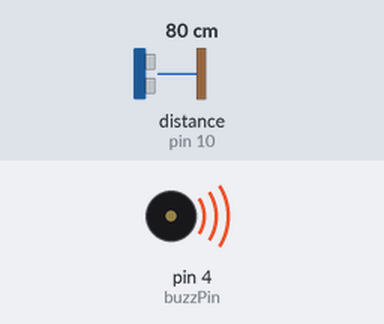
Recording of a sketch running on a simulated Arduino Uno, built with avr-gcc and run on an emulated ATmega328P. On the bench: buzzer (waves = sounding, pin HIGH). Wiring (inferred from the names in the program): ultrasonic range finder: trigger pin 11; echo pin 10. The inputs (shaded band) are chosen by the test bench; at power-on: distance to the obstacle (sensor on pin 10) 80 cm. The echo pulse lasts 58.3 µs per cm; pins used as bus, display or sensor lines are not drawn.

Above: at 1.2 s.
1.3 s: distance to the obstacle (sensor on pin 10) set to 98 cm
2.8 s: distance to the obstacle (sensor on pin 10) set to 106 cm
At 4.0 s:
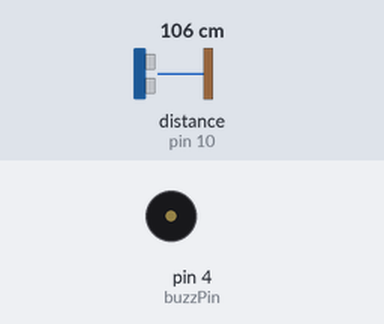
4.5 s: distance to the obstacle (sensor on pin 10) set to 2 cm
At 4.9 s:
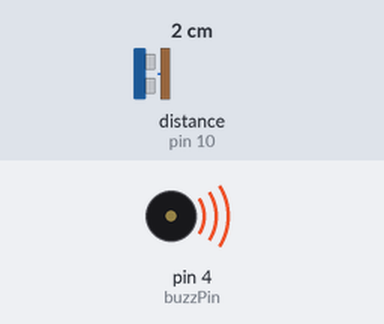
6.0 s: distance to the obstacle (sensor on pin 10) set to 120 cm
At 6.5 s:
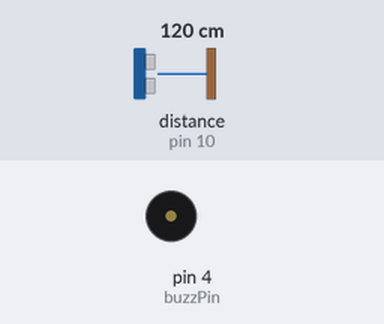
Timing chart, 0 to 8.6 s (numbered marks = the images above; inputs shaded):
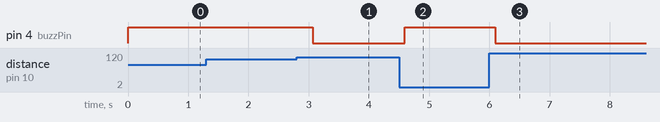

Measured:
- the behaviour switches between 101 and 102 cm on distance to the obstacle (sensor on pin 10) (found by bisection; images 0 and 1)
- after the input at 1.3 s, every drawn part: stays the same
- after the input at 2.8 s, pin 4 (buzzPin): HIGH → LOW after 0.26 s
- after the input at 4.5 s, pin 4 (buzzPin): LOW → HIGH after 0.09 s
- after the input at 6.0 s, pin 4 (buzzPin): HIGH → LOW after 0.10 s

The sketch:

Code.ino
```cpp
const int trigPin = 11;const int echoPin = 10;
const int buzzPin = 4;
//const int led = 2;
int duration;
float distance;
void setup()
{
pinMode(trigPin, OUTPUT);
pinMode(echoPin, INPUT);
pinMode(buzzPin, OUTPUT);
//pinMode(led, OUTPUT);
}
void loop()
{
digitalWrite(trigPin, LOW);
delayMicroseconds(2);
digitalWrite(trigPin, HIGH);
delayMicroseconds(10);
digitalWrite(trigPin, LOW);
duration = pulseIn(echoPin, HIGH);
distance = 0.034*(duration/2);
if (distance < 100)
{
digitalWrite(buzzPin,HIGH);
//digitalWrite(led,HIGH);
}
else
{
digitalWrite(buzzPin,LOW);
//digitalWrite(led,LOW);
}
delay(300);
}
```
